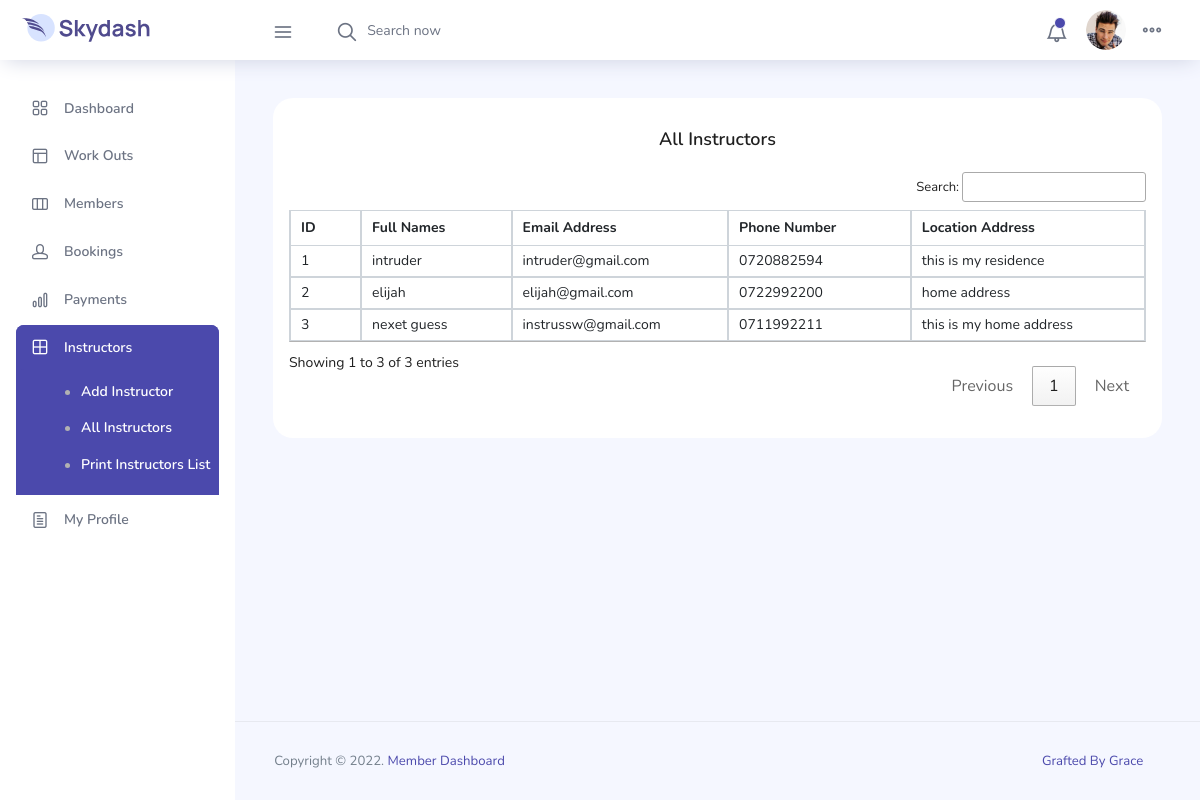
/dashboards/admin/all-instructors.php (signed in), run on the app's committed database.
### tables this page shows
CREATE TABLE `instructor` (
  `instructor_id` int NOT NULL,
  `instructor_fullname` varchar(50) NOT NULL,
  `instructor_mobile` varchar(10) NOT NULL,
  `instructor_address` varchar(5000) NOT NULL,
  `instructor_email` varchar(50) NOT NULL,
  `instructor_user_id` int UNSIGNED DEFAULT NULL
);

### dashboards/admin/all-instructors.php (the view, shortened to what this page needs)
<?php include 'header.php' ?>
<div class="main-panel">
    <div class="content-wrapper">
        <div class="row">
            <div class="col-xl-12">
                <div class="card" style="padding:2rem 1rem;">
                    <h4 class="text-center mb-4">All Instructors</h4>
                    <div class="table-responsive">
                        <table class="table table-bordered" id="example">
                            <thead>
                                <tr>
                                    <th>ID</th>
                                    <th>Full Names</th>
                                    <th>Email Address</th>
                                    <th>Phone Number</th>
                                    <th>Location Address</th>
                                </tr>
                            </thead>
                            <tbody>
                                <?php
                                include '../../db-connection.php';
                                $bookingplans = "SELECT * FROM `instructor`";
                                $querybookingsplans = mysqli_query($conn, $bookingplans);
                                $bookingsplansrows = mysqli_num_rows($querybookingsplans);
                                if ($bookingsplansrows >= 1) {
                                    while ($fetch  = mysqli_fetch_assoc($querybookingsplans)) {
                                        $inid = $fetch['instructor_id'];
                                        $name = $fetch['instructor_fullname'];
                                        $address = $fetch['instructor_address'];
                                        $mobile = $fetch['instructor_mobile'];
                                        $email = $fetch['instructor_email'];
                                        echo "
                                                            <tr>
                                                                <td>$inid</td>
                                                                <td>$name</td>
                                                                <td>$email</td>
                                                                <td>$mobile</td>
                                                                <td>$address</td>
                                </tr>";
                                    }
                                }
                                ?>
                            </tbody>
                        </table>
                    </div>
                </div>
            </div>
        </div>
    </div>
    <footer class="footer">
        <div class="d-sm-flex justify-content-center justify-content-sm-between">
            <span class="text-muted text-center text-sm-left d-block d-sm-inline-block">Copyright © 2022.
                <a href="" target="_blank">Member Dashboard</span>
            <span class="float-none float-sm-right d-block mt-1 mt-sm-0 text-center">Grafted By Grace <i
                    class="ti-heart text-danger ml-1"></i></span>
        </div>
    </footer>
</div>
</div>
</div>
</body>
</html>

### data on the page
instructor: instructor_id "1", instructor_fullname "intruder", instructor_email "intruder@gmail.com", instructor_mobile "0720882594", instructor_address "this is my residence"
instructor: instructor_id "2", instructor_fullname "elijah", instructor_email "elijah@gmail.com", instructor_mobile "0722992200", instructor_address "home address"
instructor: instructor_id "3", instructor_fullname "nexet guess", instructor_email "instrussw@gmail.com", instructor_mobile "0711992211", instructor_address "this is my home address"
